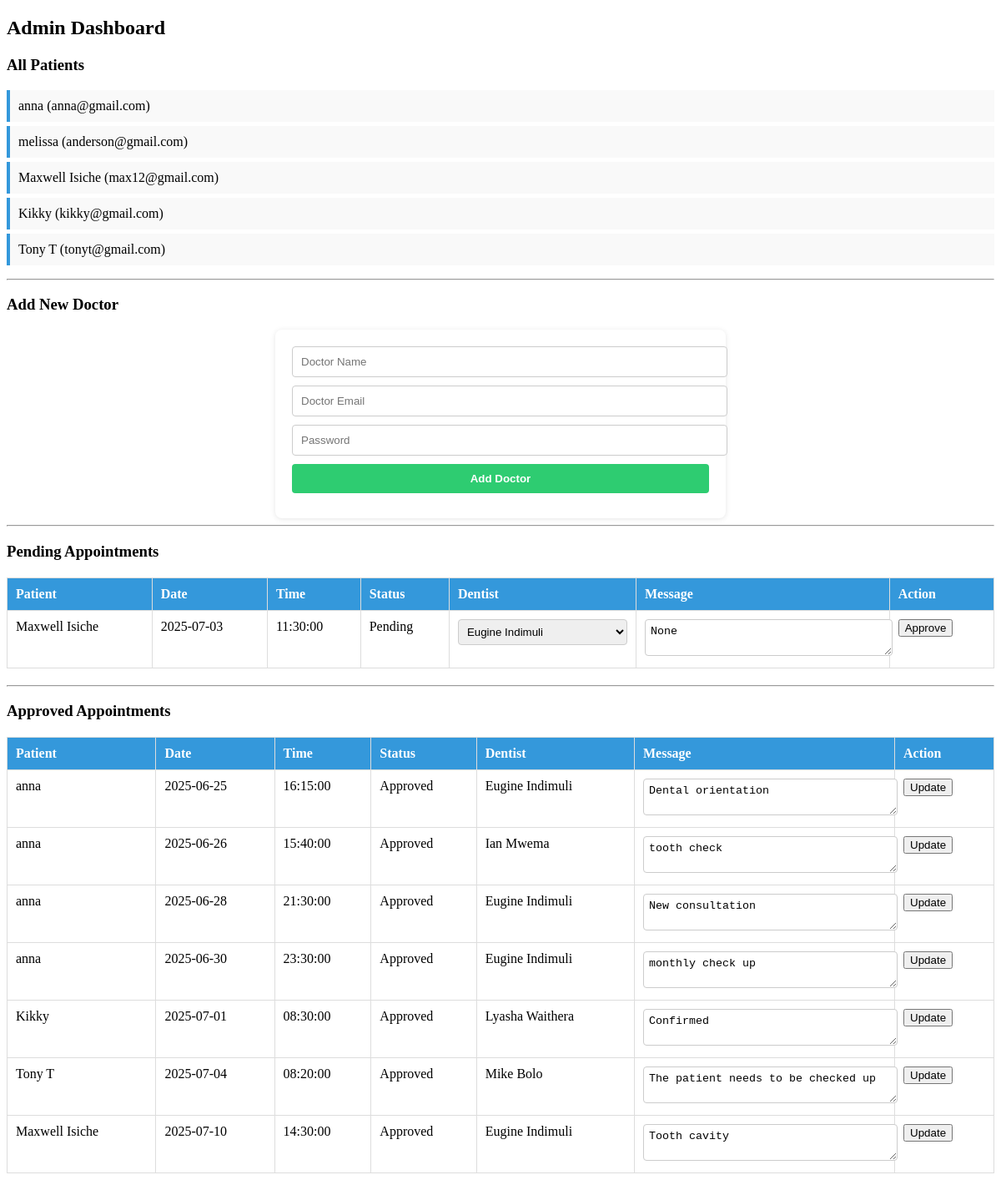
The app's page /admin (signed in) with its own data.
### app/models.py (models this page shows, shortened)
class User(UserMixin, db.Model):
    id = db.Column(db.Integer, primary_key=True)
    name = db.Column(db.String(120))
    email = db.Column(db.String(120), unique=True)
    password_hash = db.Column(db.String(128))
    role = db.Column(db.String(10), default='patient')  # patient or admin

class Appointment(db.Model):
    id = db.Column(db.Integer, primary_key=True)
    patient_id = db.Column(db.Integer, db.ForeignKey('user.id'))
    date = db.Column(db.Date, nullable=False)
    time = db.Column(db.Time, nullable=False)
    reason = db.Column(db.String(255), nullable=False)
    status = db.Column(db.String(50), default='Pending')
    dentist = db.Column(db.String(100))
    message = db.Column(db.Text)
    patient = db.relationship('User', backref='appointments', foreign_keys=[patient_id])

### app/routes.py (the view, shortened to what this page needs)
@main.route('/admin', methods=['GET', 'POST'])
@login_required
def admin_dashboard():
    if current_user.role != 'admin':
        return redirect(url_for('main.dashboard'))
    pending_appointments = Appointment.query.filter_by(status="Pending").order_by(Appointment.date, Appointment.time).all()
    approved_appointments = Appointment.query.filter_by(status="Approved").order_by(Appointment.date, Appointment.time).all()
    patients = User.query.filter_by(role='patient').all()
    doctors = User.query.filter_by(role='doctor').all()
    return render_template(
        'admin.html',
        pending_appointments=pending_appointments,
        approved_appointments=approved_appointments,
        doctors=doctors,
        patients=patients
    )

### app/routes.py (called while the page is built)
@login_manager.user_loader
def load_user(user_id):
    return User.query.get(int(user_id))

### app/templates/admin.html (shortened to what this page needs)
<!DOCTYPE html>
<html lang="en">
<head>
    <link rel="stylesheet" href="{{ url_for('static', filename='style.css') }}">
</head>
<body>
    <h2>Admin Dashboard</h2>
    <section>
        <h3>All Patients</h3>
        <ul class="patient-list">
            {% for patient in patients %}
                <li>{{ patient.name }} ({{ patient.email }})</li>
            {% endfor %}
        </ul>
    </section>
    <hr>
    <section>
        <h3>Add New Doctor</h3>
        <form method="POST" class="add-doctor-form">
            <input type="text" name="name" placeholder="Doctor Name" required>
            <input type="email" name="email" placeholder="Doctor Email" required>
            <input type="password" name="password" placeholder="Password" required>
            <button type="submit">Add Doctor</button>
        </form>
    </section>
    <hr>
    <section>
        <h3>Pending Appointments</h3>
        {% if pending_appointments %}
        <table class="appointment-table">
            <thead>
                <tr>
                    <th>Patient</th>
                    <th>Date</th>
                    <th>Time</th>
                    <th>Status</th>
                    <th>Dentist</th>
                    <th>Message</th>
                    <th>Action</th>
                </tr>
            </thead>
            <tbody>
                {% for app in pending_appointments %}
                <tr>
                    <form method="POST">
                        <td>{{ app.patient.name }}</td>
                        <td>{{ app.date }}</td>
                        <td>{{ app.time }}</td>
                        <td>{{ app.status }}</td>
                        <td>
                            <select name="dentist" required>
                                {% for d in doctors %}
                                    <option value="{{ d.id }}">{{ d.name }}</option>
                                {% endfor %}
                            </select>
                        </td>
                        <td><textarea name="message">{{ app.message }}</textarea></td>
                        <td><button type="submit">Approve</button></td>
                    </form>
                </tr>
                {% endfor %}
            </tbody>
        </table>
        {% else %}
            <p>No pending appointments.</p>
        {% endif %}
    </section>
    <hr>
    <section>
        <h3>Approved Appointments</h3>
        {% if approved_appointments %}
        <table class="appointment-table">
            <thead>
                <tr>
                    <th>Patient</th>
                    <th>Date</th>
                    <th>Time</th>
                    <th>Status</th>
                    <th>Dentist</th>
                    <th>Message</th>
                    <th>Action</th>
                </tr>
            </thead>
            <tbody>
                {% for app in approved_appointments %}
                <tr>
                    <form method="POST">
                        <td>{{ app.patient.name }}</td>
                        <td>{{ app.date }}</td>
                        <td>{{ app.time }}</td>
                        <td>{{ app.status }}</td>
                        <td>{{ app.dentist }}</td>
                        <td><textarea name="message">{{ app.message }}</textarea></td>
                        <td><button type="submit">Update</button></td>
                    </form>
                </tr>
                {% endfor %}
            </tbody>
        </table>
        {% else %}
            <p>No approved appointments.</p>
        {% endif %}
    </section>
</body>
</html>

### app/static/style.css (style rules this page uses)
.appointment-table { width: 100%; border-collapse: collapse; margin: 20px 0; background-color: #fff; }
.appointment-table th, .appointment-table td { border: 1px solid #ddd; padding: 10px; vertical-align: top; }
.appointment-table th { background-color: #3498db; color: white; text-align: left; }
.appointment-table textarea, .appointment-table select { width: 100%; padding: 6px; border: 1px solid #ccc; border-radius: 4px; resize: vertical; }
.patient-list { list-style: none; padding: 0; }
.patient-list li { background-color: #f9f9f9; padding: 10px; margin-bottom: 5px; border-left: 4px solid #3498db; }
.add-doctor-form input, .add-doctor-form button { display: block; width: 100%; padding: 10px; margin-bottom: 10px; border-radius: 4px; border: 1px solid #ccc; }
.add-doctor-form button { background-color: #2ecc71; color: white; border: none; font-weight: bold; }
form { max-width: 500px; margin: 0 auto; background: #ffffff; padding: 20px; border-radius: 8px; box-shadow: 0 1px 6px rgba(0,0,0,0.1); }

### records on screen
User: name "anna", email "anna@gmail.com"
User: name "melissa", email "anderson@gmail.com"
User: name "Maxwell Isiche", email "max12@gmail.com"
User: name "Kikky", email "kikky@gmail.com"
User: name "Tony T", email "tonyt@gmail.com"
Appointment: patient.name "Maxwell Isiche", date "2025-07-03", time "11:30:00", status "Pending", message "None"
Appointment: patient.name "anna", date "2025-06-25", time "16:15:00", status "Approved", dentist "Eugine Indimuli", message "Dental orientation"
Appointment: patient.name "anna", date "2025-06-26", time "15:40:00", status "Approved", dentist "Ian Mwema", message "tooth check"
Appointment: patient.name "anna", date "2025-06-28", time "21:30:00", status "Approved", dentist "Eugine Indimuli", message "New consultation"
Appointment: patient.name "anna", date "2025-06-30", time "23:30:00", status "Approved", dentist "Eugine Indimuli", message "monthly check up"
Appointment: patient.name "Kikky", date "2025-07-01", time "08:30:00", status "Approved", dentist "Lyasha Waithera", message "Confirmed"
Appointment: patient.name "Tony T", date "2025-07-04", time "08:20:00", status "Approved", dentist "Mike Bolo", message "The patient needs to be checked up"
Appointment: patient.name "Maxwell Isiche", date "2025-07-10", time "14:30:00", status "Approved", dentist "Eugine Indimuli", message "Tooth cavity"

### other values on screen
form field dentist "Eugine Indimuli"
